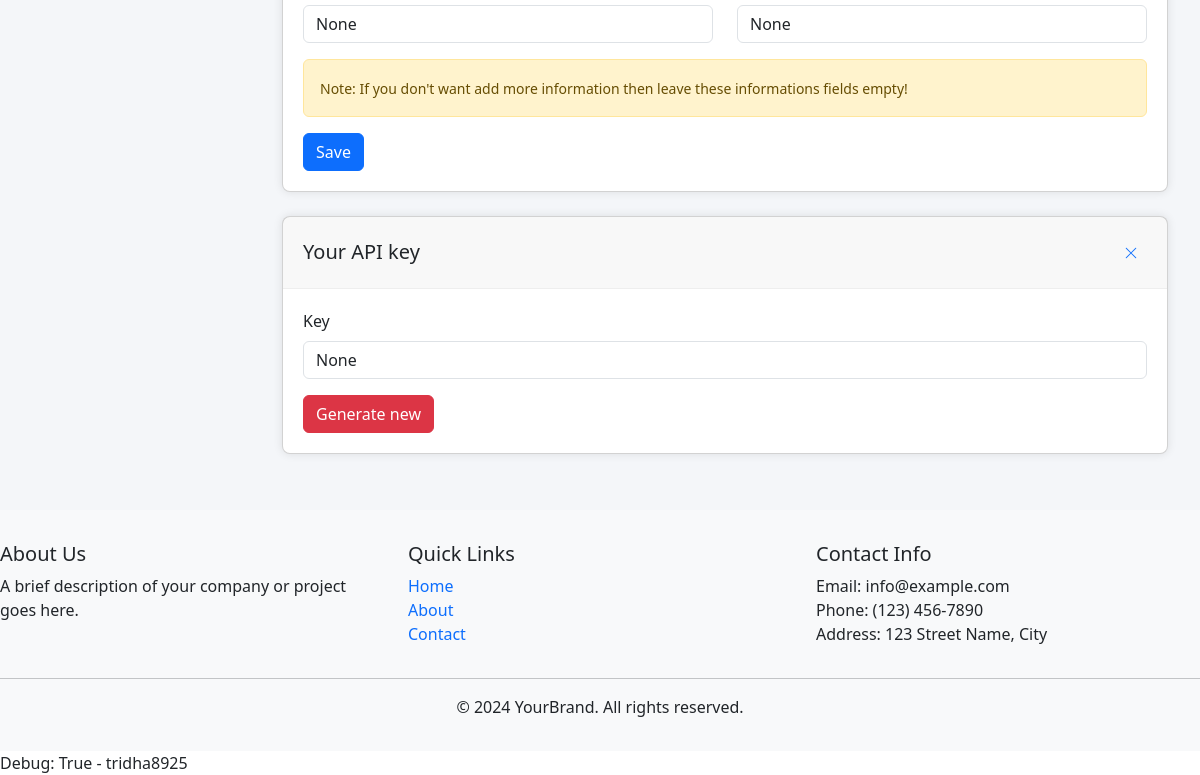
Page /dashboard/profile/ (signed in, lower part) on the earlier database version.
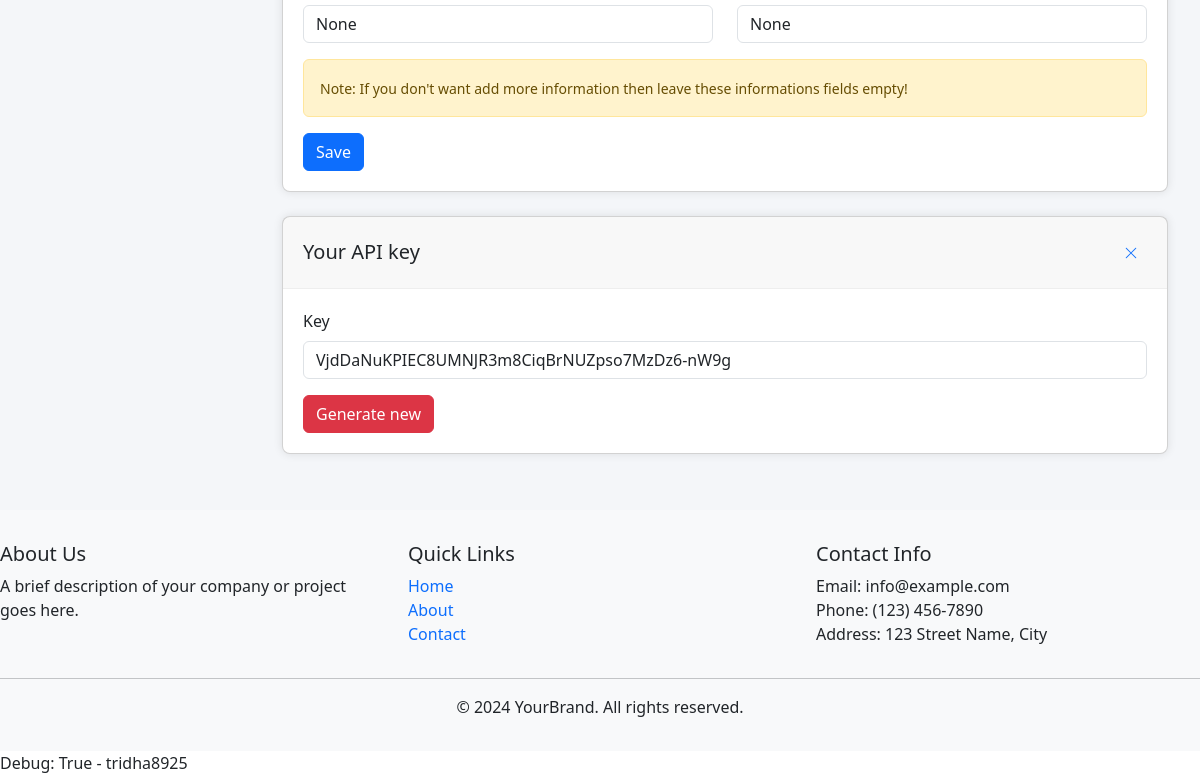
Same page on the later database version.
### authentication/models.py (models this page shows, shortened)
class User(AbstractUser):
    phone_number = models.CharField(max_length=15, blank=True, null=True)
    profile_picture = models.ImageField(upload_to='profile_pictures/', null=True, blank=True)
    balance = models.DecimalField(max_digits=10, decimal_places=2, default=0.00)
    timezone = models.CharField(max_length=50, null=True, blank=True)
    phone = models.CharField(max_length=20, null=True, blank=True)
    address = models.TextField(null=True, blank=True)
    city = models.CharField(max_length=100, null=True, blank=True)
    website = models.URLField(null=True, blank=True)
    skype = models.CharField(max_length=50, null=True, blank=True)
    whatsapp = models.CharField(max_length=20, null=True, blank=True)
    api_key = models.CharField(max_length=64, null=True, blank=True)

### user_dashboard/views.py (the view, shortened to what this page needs)
# urls.py: path('profile/', views.profile, name='user_profile'),
@login_required
def profile(request):
    context = {
        'active_tab': 'profile'
    }
    return render(request, 'user_dashboard/profile.html', context)

### templates/user_dashboard/profile.html (shortened to what this page needs)
{% extends 'user_dashboard/base_dashboard.html' %}
{% block dashboard_content %}
<div class="card">
    <div class="card-body">
        <form method="post" action="{% url 'user_profile_more' %}">
            <div class="row mb-3">
                <div class="col-md-6">
                    <input type="text" class="form-control" name="address" value="{{ user.address }}">
                </div>
                <div class="col-md-6">
                    <input type="text" class="form-control" name="city" value="{{ user.city }}">
                </div>
            </div>
            <div class="alert alert-warning">
                <small>Note: If you don't want add more information then leave these informations fields empty!</small>
            </div>
            <button type="submit" class="btn btn-primary">Save</button>
        </form>
    </div>
</div>
<div class="card mt-4">
    <div class="card-header d-flex justify-content-between align-items-center">
        <h5 class="mb-0">Your API key</h5>
        <button class="btn btn-sm btn-link">
            <i class="bi bi-x-lg"></i>
        </button>
    </div>
    <div class="card-body">
        <div class="mb-3">
            <label class="form-label">Key</label>
            <input type="text" class="form-control" value="{{ user.api_key }}" readonly>
        </div>
        <button class="btn btn-danger" onclick="generateNewApiKey()">Generate new</button>
    </div>
</div>
{% endblock %}

### templates/user_dashboard/base_dashboard.html (shortened to what this page needs)
{% extends 'base.html' %}
{% load static %}
{% block content %}
<div class="dashboard-wrapper">
    <main class="main">
        <div class="content">
            {% block dashboard_content %}{% endblock %}
        </div>
    </main>
</div>
<link rel="stylesheet" href="https://cdn.jsdelivr.net/npm/bootstrap-icons@1.7.2/font/bootstrap-icons.css">
{% endblock %}

### templates/base.html (shortened to what this page needs)
<!DOCTYPE html>
<html lang="en">
   <head>
      <link href="https://cdn.jsdelivr.net/npm/bootstrap@5.3.0/dist/css/bootstrap.min.css" rel="stylesheet" />
   </head>
   <body>
      <div class="main-content">
          {% block content %}{% endblock %}
      </div>
      <footer class="footer">
         <div class="container">
            <div class="row">
               <div class="col-md-4">
                  <h5>About Us</h5>
                  <p>A brief description of your company or project goes here.</p>
               </div>
               <div class="col-md-4">
                  <h5>Quick Links</h5>
                  <ul class="list-unstyled">
                     <li>
                        <a href="{% url 'home' %}" class="text-decoration-none">Home</a>
                     </li>
                     <li>
                        <a href="{% url 'about' %}" class="text-decoration-none">About</a>
                     </li>
                     <li>
                        <a href="{% url 'contact' %}" class="text-decoration-none">Contact</a>
                     </li>
                  </ul>
               </div>
               <div class="col-md-4">
                  <h5>Contact Info</h5>
                  <ul class="list-unstyled">
                     <li>Email: info@example.com</li>
                     <li>Phone: (123) 456-7890</li>
                     <li>Address: 123 Street Name, City</li>
                  </ul>
               </div>
            </div>
            <hr />
            <div class="text-center">
               <p class="mb-0">&copy; 2024 YourBrand. All rights reserved.</p>
            </div>
         </div>
      </footer>
      <div class="container">
         Debug: {{ user.is_authenticated }} - {{ user.username }}
      </div>
   </body>
</html>

### templates/base.html (style rules this page uses)
body { display: flex; flex-direction: column; min-height: 100vh; overflow-x: hidden; }
.main-content { flex: 1; }
.footer { background-color: #f8f9fa; padding: 2rem 0; margin-top: auto; }
.container { max-width: 100% !important; padding: 0 !important; margin: 0 !important; }

### templates/user_dashboard/base_dashboard.html (style rules this page uses)
* { margin: 0; padding: 0; box-sizing: border-box; }
.dashboard-wrapper { display: flex; min-height: 100vh; background: #f4f6f9; }
.main { flex: 1; margin-left: 250px; width: calc(100% - 250px); }
.content { padding: 2rem; }
.card { background: #fff; border-radius: 8px; box-shadow: 0 0 10px rgba(0,0,0,0.1); margin-bottom: 1.5rem; }
.card-header { padding: 1.25rem; border-bottom: 1px solid #eee; }
.card-body { padding: 1.25rem; }

Differences in the rows shown:
changed User "True": api_key "None" → "VjdDaNuKPIEC8UMNJR3m8CiqBrNUZpso7MzDz6-nW9g"
